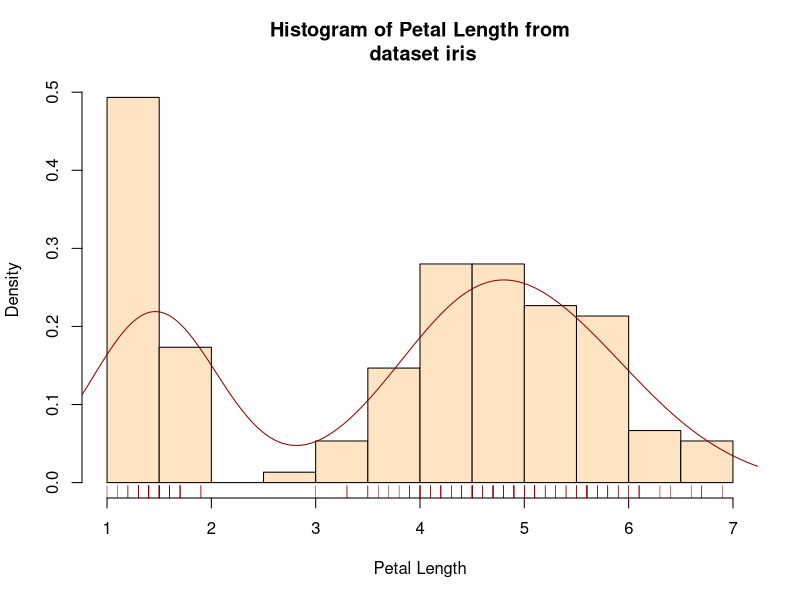

The R script that drew this image:
#SD MOGASHANE 
#201418090 
#ASSIGNMENT 2

#1. Histogram of Petal Length
# Loading Dataset
require("datasets")
iris
str(iris)
data(iris)
hist(iris$Petal.Length,
     prob = TRUE,
     col="bisque", 
     xlab="Petal Length", 
     main="Histogram of Petal Length from\n dataset iris") #ploting histogram

#2. superimpose a Kernel Density plot.
lines(density(iris$Petal.Length), col = "darkred")

#3. Rug or Line Plot.
rug(iris$Petal.Length, col = "darkred")


rm(list = ls())  # Clean up
